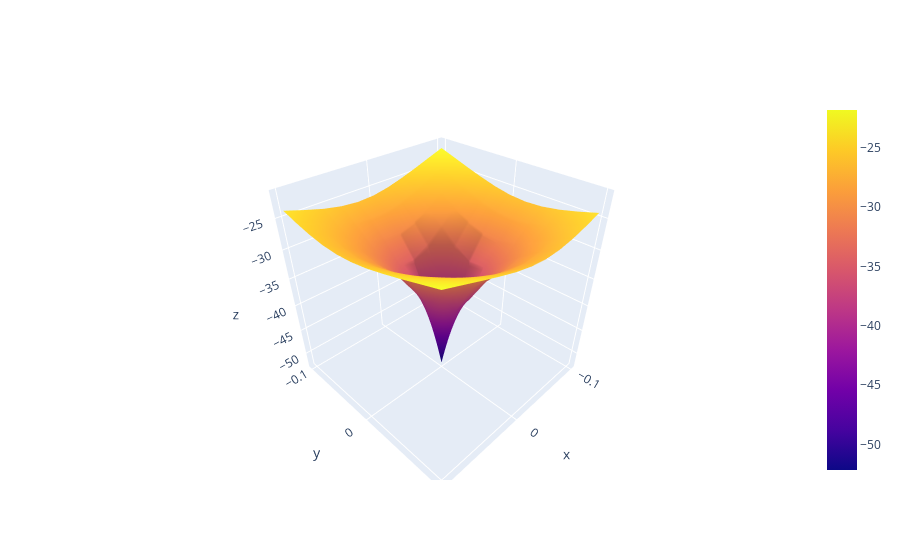
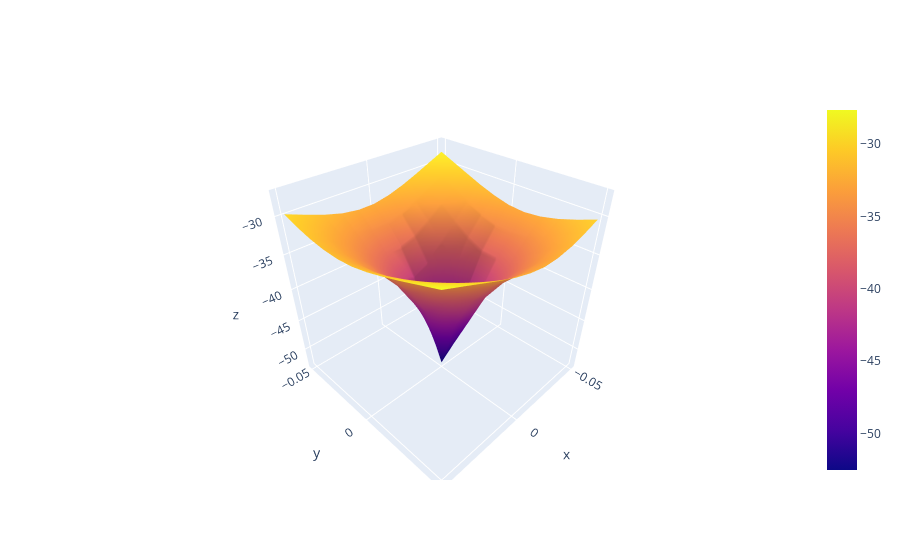
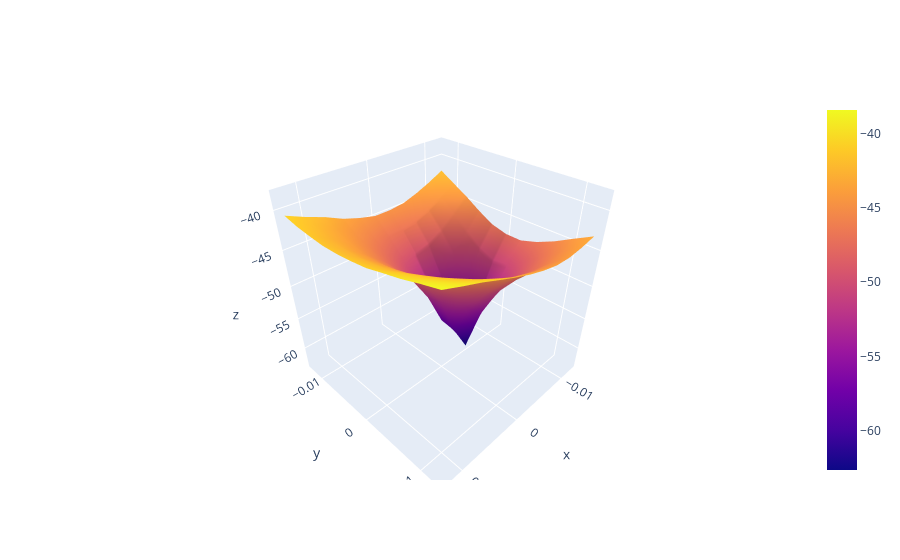
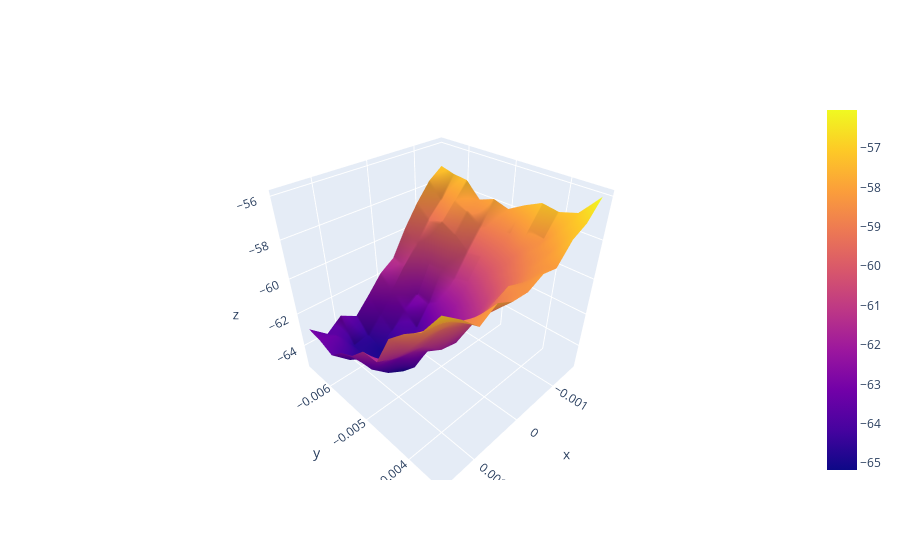

Notebook code for these charts, in order:
### Code cell
Imin, Qmin = mixerTuner.step2CarrierLeakage(centers=[0, 0], spans=[0.2, 0.2], numIters=4, numGrids=[11, 11], shrink=0.5)
mixerTuner.step1CoarseSweep(I=Imin, Q=Qmin, gain=0, phase=0)
